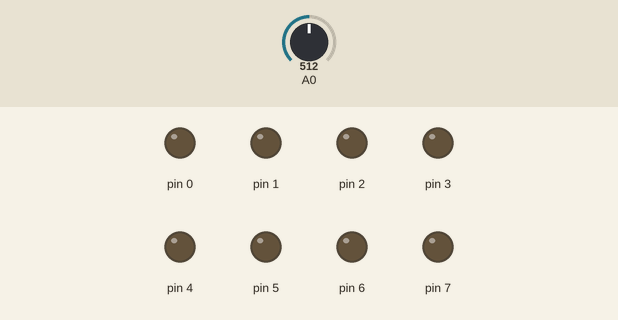
The sketch below on a simulated Arduino Uno, built with avr-gcc and run on an emulated ATmega328P. Parts: output pins drawn as LEDs (lit = HIGH). The test bench sets the inputs (shaded band); at power-on: A0 = 512.

Above: at 1.2 s.
1.3 s: A0 set to 716
At 2.5 s:
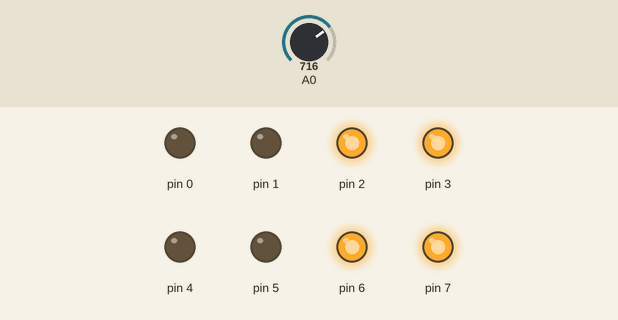
2.8 s: A0 set to 900
At 3.8 s:
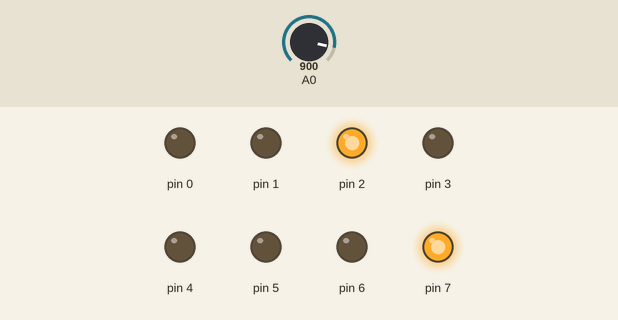
4.3 s: A0 set to 1023
At 5.0 s:
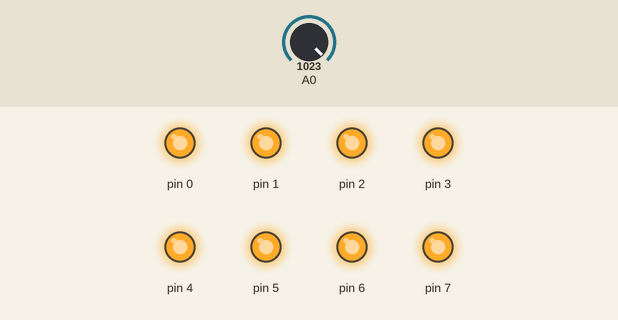
5.8 s: A0 set to 306
At 6.1 s:
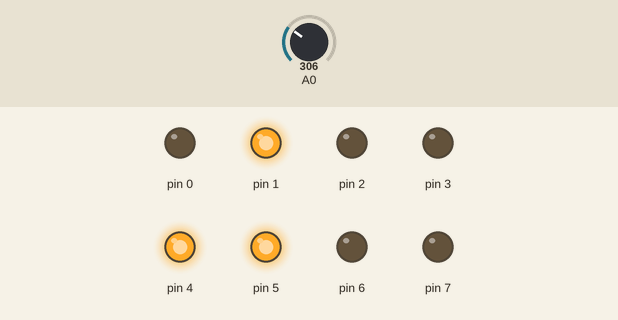
7.3 s: A0 set to 122
At 8.4 s:
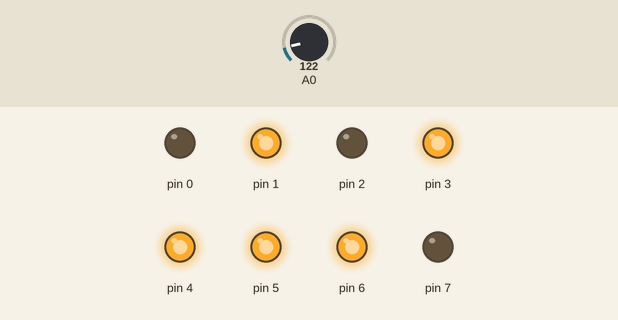
8.8 s: A0 set to 0
At 9.6 s:
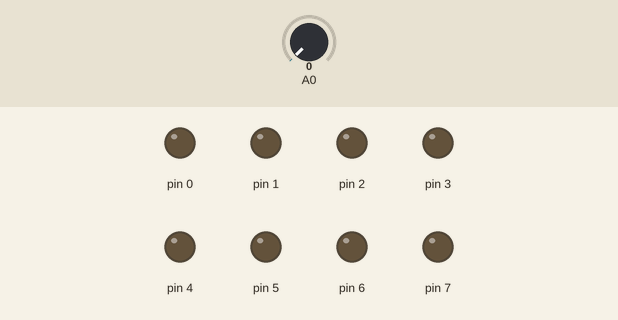
Timing chart, 0 to 11.3 s (numbered marks = the images above; inputs shaded):
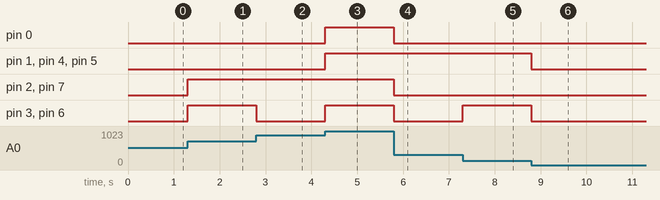

Measured:
- after the input at 1.3 s, pin 2, pin 3, pin 6, pin 7: LOW → HIGH at once
- after the input at 2.8 s, pin 3, pin 6: HIGH → LOW at once
- after the input at 4.3 s, pin 0, pin 1, pin 3–6: LOW → HIGH at once
- after the input at 5.8 s, pin 0, pin 2, pin 3, pin 6, pin 7: HIGH → LOW at once
- after the input at 7.3 s, pin 3, pin 6: LOW → HIGH at once
- after the input at 8.8 s, pin 1, pin 3–6: HIGH → LOW at once

The sketch:

sketch.ino
```cpp
void setup() {
    DDRD = B11111111;
}

void loop() {
    PORTD = analogRead(0);
}
```
